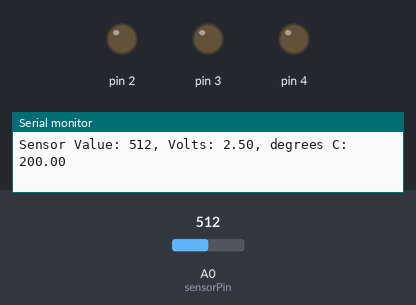
Bench run of a sketch on a simulated Arduino Uno, built with avr-gcc and run on an emulated ATmega328P. On the bench: output pins drawn as LEDs (lit = HIGH), the last lines printed to the serial monitor. The inputs (shaded band) are chosen by the test bench; at power-on: A0 (sensorPin) = 512.

Above: at 1.2 s.
1.3 s: A0 (sensorPin) set to 515
At 1.9 s:
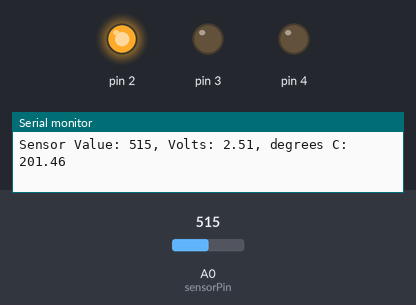
2.8 s: A0 (sensorPin) set to 1023
At 3.7 s:
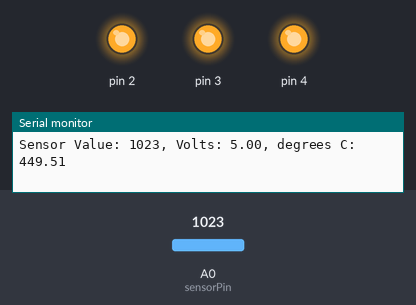
Timing chart, 0 to 5.8 s (numbered marks = the images above; inputs shaded):
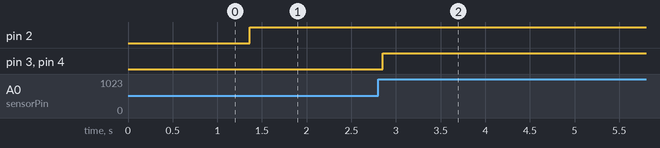

The sketch:

Love_Calculator_withBaseCalibration.ino
```cpp
const int sensorPin = A0; //const is a variable whos value cannot be changed
float baselineTemp = 0.0;
float voltage = 0.0;
float temperature = 0.0;
int sensorVal = 0;
//LED pin 2-4
//sensor pin A0

void setup(){
  Serial.begin(9600);
  for(int pinNumber = 2; pinNumber < 5; pinNumber++ ){
    pinMode(pinNumber, OUTPUT);
    digitalWrite(pinNumber,LOW);
  }

  sensorVal = analogRead(sensorPin);
  voltage = (sensorVal/1024.0) * 5.0;
  baselineTemp = (voltage -.5) * 100;
}

void loop(){
  sensorVal = analogRead(sensorPin);

  Serial.print("Sensor Value: ");
  Serial.print(sensorVal);

  voltage = (sensorVal/1024.0) * 5.0;
  Serial.print(", Volts: ");
  Serial.print(voltage);

  Serial.print(", degrees C: ");
  temperature = (voltage -.5) * 100;
  Serial.println(temperature);

  if(temperature < baselineTemp){
    digitalWrite(2, LOW);
    digitalWrite(3, LOW);
    digitalWrite(4, LOW);
  }else if(temperature >= baselineTemp+1 && temperature < baselineTemp + 2){
    digitalWrite(2, HIGH);
    digitalWrite(3, LOW);
    digitalWrite(4, LOW);
  }else if(temperature >= baselineTemp+2 && temperature < baselineTemp+3){
    digitalWrite(2, HIGH);
    digitalWrite(3, HIGH);
    digitalWrite(4, LOW);
  }else if(temperature >= baselineTemp+4){
    digitalWrite(2, HIGH);
    digitalWrite(3, HIGH);
    digitalWrite(4, HIGH);
  }
  delay(10);
}
```

Measured:
- the behaviour switches between 514 and 515 on A0 (sensorPin) (found by bisection; images 0 and 1)
- after the input at 1.3 s, pin 2: LOW → HIGH after 0.07 s
- after the input at 2.8 s, pin 3, pin 4: LOW → HIGH after 0.05 s
